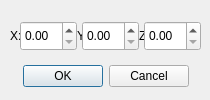
<?xml version="1.0" encoding="UTF-8"?>
<ui version="4.0">
 <class>Vector3DPicker</class>
 <widget class="QDialog" name="Vector3DPicker">
  <property name="geometry">
   <rect>
    <x>0</x>
    <y>0</y>
    <width>210</width>
    <height>100</height>
   </rect>
  </property>
  <property name="windowTitle">
   <string>Dialog</string>
  </property>
  <widget class="QDialogButtonBox" name="buttonBox">
   <property name="geometry">
    <rect>
     <x>10</x>
     <y>60</y>
     <width>191</width>
     <height>32</height>
    </rect>
   </property>
   <property name="layoutDirection">
    <enum>Qt::LeftToRight</enum>
   </property>
   <property name="orientation">
    <enum>Qt::Horizontal</enum>
   </property>
   <property name="standardButtons">
    <set>QDialogButtonBox::Cancel|QDialogButtonBox::Ok</set>
   </property>
   <property name="centerButtons">
    <bool>true</bool>
   </property>
  </widget>
  <widget class="QWidget" name="layoutWidget">
   <property name="geometry">
    <rect>
     <x>10</x>
     <y>20</y>
     <width>191</width>
     <height>32</height>
    </rect>
   </property>
   <layout class="QHBoxLayout" name="PositionLayout">
    <property name="spacing">
     <number>0</number>
    </property>
    <property name="sizeConstraint">
     <enum>QLayout::SetDefaultConstraint</enum>
    </property>
    <item>
     <widget class="QLabel" name="xPosLabel">
      <property name="sizePolicy">
       <sizepolicy hsizetype="Minimum" vsizetype="Minimum">
        <horstretch>0</horstretch>
        <verstretch>0</verstretch>
       </sizepolicy>
      </property>
      <property name="minimumSize">
       <size>
        <width>10</width>
        <height>30</height>
       </size>
      </property>
      <property name="maximumSize">
       <size>
        <width>10</width>
        <height>30</height>
       </size>
      </property>
      <property name="text">
       <string>X:</string>
      </property>
     </widget>
    </item>
    <item>
     <widget class="QDoubleSpinBox" name="x">
      <property name="maximumSize">
       <size>
        <width>70</width>
        <height>30</height>
       </size>
      </property>
      <property name="mouseTracking">
       <bool>false</bool>
      </property>
      <property name="acceptDrops">
       <bool>false</bool>
      </property>
      <property name="layoutDirection">
       <enum>Qt::LeftToRight</enum>
      </property>
      <property name="autoFillBackground">
       <bool>false</bool>
      </property>
      <property name="alignment">
       <set>Qt::AlignLeading|Qt::AlignLeft|Qt::AlignVCenter</set>
      </property>
      <property name="buttonSymbols">
       <enum>QAbstractSpinBox::UpDownArrows</enum>
      </property>
      <property name="accelerated">
       <bool>false</bool>
      </property>
     </widget>
    </item>
    <item>
     <widget class="QLabel" name="yPosLabel">
      <property name="sizePolicy">
       <sizepolicy hsizetype="Minimum" vsizetype="Minimum">
        <horstretch>0</horstretch>
        <verstretch>0</verstretch>
       </sizepolicy>
      </property>
      <property name="minimumSize">
       <size>
        <width>4</width>
        <height>10</height>
       </size>
      </property>
      <property name="maximumSize">
       <size>
        <width>10</width>
        <height>30</height>
       </size>
      </property>
      <property name="text">
       <string>Y:</string>
      </property>
     </widget>
    </item>
    <item>
     <widget class="QDoubleSpinBox" name="y">
      <property name="maximumSize">
       <size>
        <width>70</width>
        <height>30</height>
       </size>
      </property>
     </widget>
    </item>
    <item>
     <widget class="QLabel" name="zPosLabel">
      <property name="sizePolicy">
       <sizepolicy hsizetype="Minimum" vsizetype="Minimum">
        <horstretch>0</horstretch>
        <verstretch>0</verstretch>
       </sizepolicy>
      </property>
      <property name="minimumSize">
       <size>
        <width>4</width>
        <height>10</height>
       </size>
      </property>
      <property name="maximumSize">
       <size>
        <width>10</width>
        <height>30</height>
       </size>
      </property>
      <property name="text">
       <string>Z:</string>
      </property>
     </widget>
    </item>
    <item>
     <widget class="QDoubleSpinBox" name="z">
      <property name="maximumSize">
       <size>
        <width>70</width>
        <height>30</height>
       </size>
      </property>
     </widget>
    </item>
   </layout>
  </widget>
 </widget>
 <resources/>
 <connections>
  <connection>
   <sender>buttonBox</sender>
   <signal>accepted()</signal>
   <receiver>Vector3DPicker</receiver>
   <slot>accept()</slot>
   <hints>
    <hint type="sourcelabel">
     <x>248</x>
     <y>254</y>
    </hint>
    <hint type="destinationlabel">
     <x>157</x>
     <y>274</y>
    </hint>
   </hints>
  </connection>
  <connection>
   <sender>buttonBox</sender>
   <signal>rejected()</signal>
   <receiver>Vector3DPicker</receiver>
   <slot>reject()</slot>
   <hints>
    <hint type="sourcelabel">
     <x>316</x>
     <y>260</y>
    </hint>
    <hint type="destinationlabel">
     <x>286</x>
     <y>274</y>
    </hint>
   </hints>
  </connection>
 </connections>
</ui>
